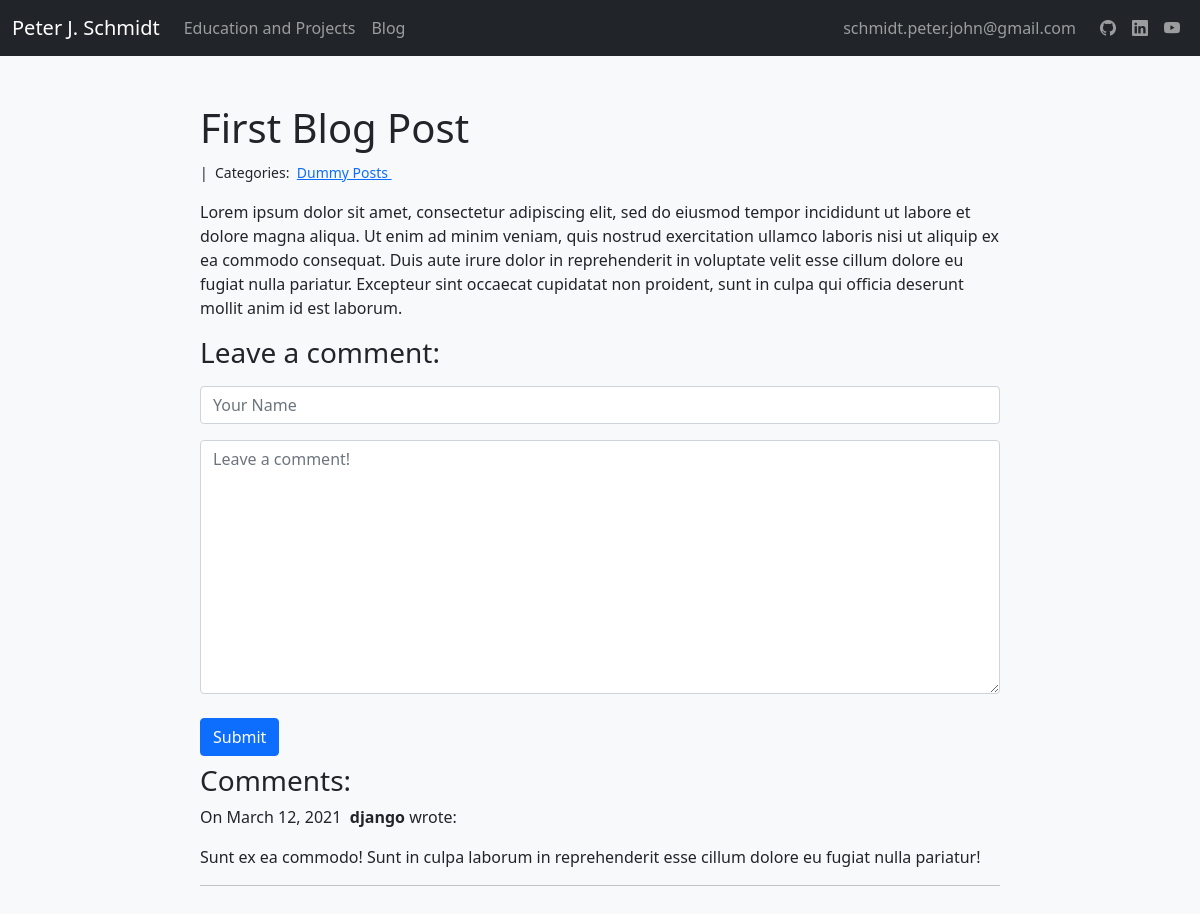
Page /blog/1/ on the committed database.
### blog/models.py (models this page shows, shortened)
class Post(models.Model):
    title = models.CharField(max_length=255)
    body = models.TextField()
    publish_date = models.DateTimeField(auto_now_add=True)
    last_modified = models.DateTimeField(auto_now=True)
    isPublished = models.BooleanField(default=False)
    categories = models.ManyToManyField('Category', related_name='posts')
    class Meta:
        ordering = ['-publish_date']

class Category(models.Model):
    name = models.CharField(max_length=20)

class Comment(models.Model):
    author = models.CharField(max_length=60)
    body = models.TextField()
    created_on = models.DateTimeField(auto_now_add=True)
    post = models.ForeignKey('Post', on_delete=models.CASCADE)

### blog/views.py (the view, shortened to what this page needs)
# urls.py: path("<int:pk>/", views.blog_detail, name="blog_detail"),
def blog_detail(request, pk):
    post = Post.objects.get(pk=pk)
    form = CommentForm()
    comments = Comment.objects.filter(post=post)
    context = {
        "post": post,
        "comments": comments,
        "form": form,
    }
    return render(request, "blog_detail.html", context)

### blog/forms.py
class CommentForm(forms.Form):
    author = forms.CharField(
        max_length=60,
        widget=forms.TextInput(attrs={
            "class": "form-control",
            "placeholder": "Your Name"
        })
    )
    body = forms.CharField(widget=forms.Textarea(
            attrs={
                "class": "form-control",
                "placeholder": "Leave a comment!"
            }
        )
    )

### blog/templates/blog_detail.html (shortened to what this page needs)
{% extends "base.html" %}
{% block body %}
<div class="col-md-8 my-5 offset-md-2">
    <h1>{{ post.title }}</h1>
    <small>
        {{ post.created_on.date }} |&nbsp;
        Categories:&nbsp;
        {% for category in post.categories.all %}
        <a href="{% url 'blog_category' category.name %}">
            {{ category.name }}
        </a>&nbsp;
        {% endfor %}
    </small>
    <p>{{ post.body | linebreaks }}</p>
    <h3>Leave a comment:</h3>
    <form action="/blog/{{ post.pk }}/" method="post">
        <div class="form-group my-3">
            {{ form.author }}
        </div>
        <div class="form-group my-3">
            {{ form.body }}
        </div>
        <button type="submit" class="btn btn-primary my-2">Submit</button>
    </form>
    <h3>Comments:</h3>
    {% for comment in comments %}
    <p>
        On {{comment.created_on.date }}&nbsp;
        <b>{{ comment.author }}</b> wrote:
    </p>
    <p>{{ comment.body }}</p>
    <hr>
    {% endfor %}
</div>
{% endblock %}

### portfolio_website/templates/base.html (shortened to what this page needs)
<!DOCTYPE html>
<html>
    <head>
        <link href="https://cdn.jsdelivr.net/npm/bootstrap@5.0.0-beta1/dist/css/bootstrap.min.css" rel="stylesheet">
        <link rel="stylesheet" href="https://cdn.jsdelivr.net/npm/bootstrap-icons@1.3.0/font/bootstrap-icons.css">
    </head>
    <body class="container-fluid bg-light px-0" id="body">
        <nav class="navbar sticky-top navbar-expand-lg navbar-dark bg-dark">
            <div class="container-fluid">
                <a class="navbar-brand" href="{% url 'hello_world' %}">Peter J. Schmidt</a>
                <div class="collapse navbar-collapse" id="navbarText">
                    <ul class="navbar-nav me-auto mb-2 mb-lg-0">
                        <li class="nav-item">
                            <a class="nav-link" href="{% url 'project_index' %}">Education and Projects</a>
                        </li>
                        <li>
                            <a class="nav-link" href="{% url 'blog_index' %}">Blog</a>
                        </li>
                    </ul>
                    <span class="navbar-text px-3">schmidt.peter.john@gmail.com</span>
                    <ul class="navbar-nav justify-content-end">
                        <li class="nav-item">
                            <a class="nav-link" aria-current="page" href="https://github.com/peter-j-schmidt"><i class="bi bi-github"></i></a>
                        </li>
                        <li class="nav-item">
                            <a class="nav-link" aria-current="page" href="https://linkedin.com/in/peter-john-schmidt"><i class="bi bi-linkedin"></i></a>
                        </li>
                        <li class="nav-item">
                            <a class="nav-link" aria-current="page" href="https://www.youtube.com/channel/UC_bUdqnlOkrA_PbBHdYs6gQ"><i class="bi bi-youtube"></i></a>
                        </li>
                    </ul>
                </div>
            </div>
        </nav>
        {% block body %}
        {% endblock %}
    </body>
</html>

### rows in the picture
Post: title "First Blog Post", body "Lorem ipsum dolor sit amet, consectetur adipiscing elit, sed do eiusmod tempor incididunt ut labore et dolore magna aliqua. Ut enim ad minim veniam, quis nostrud exercitation ullamco laboris nisi ut aliquip ex ea commodo consequat. Duis aute irure dolor in reprehenderit in voluptate velit esse cillum dolore eu fugiat nulla pariatur. Excepteur sint occaecat cupidatat non proident, sunt in culpa qui officia deserunt mollit anim id est laborum."
Category: name "Dummy Posts"
Comment: created_on "March 12, 2021", author "django", body "Sunt ex ea commodo! Sunt in culpa laborum in reprehenderit esse cillum dolore eu fugiat nulla pariatur!"
